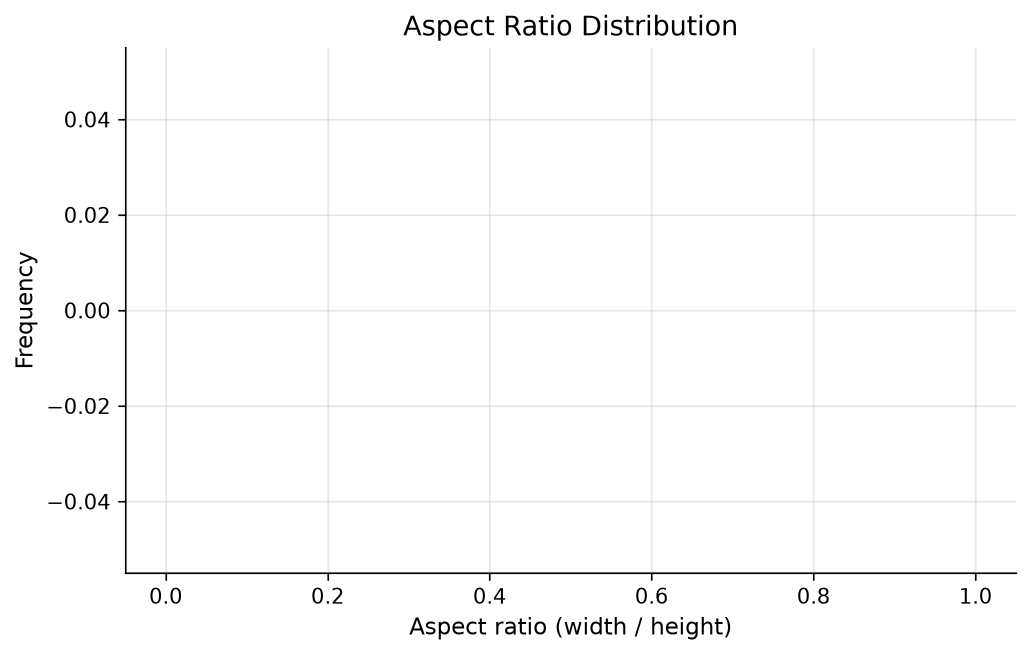
#> input picture reports/figures/dataset_A/aspect_ratio_distribution.png, 2062 x 1310 px (shown at 1/2 size); the run also reads 1 picture not shown here
$ python run_statistics.py   (older library calls are emulated)
#> lines starting #> are read from the running program, lines starting #| are printed output that depends on the picture
### src/alpr_dataset/io_utils.py
"""Shared filesystem and image I/O utilities.

Centralizing these helpers avoids duplicated file-walking / image-loading
logic across the inspection, EDA, quality, harmonization and preprocessing
modules (SOLID: single responsibility + DRY).
"""

from __future__ import annotations

import hashlib
from dataclasses import dataclass
from pathlib import Path

import cv2
import numpy as np

IMAGE_EXTENSIONS = {".jpg", ".jpeg", ".png", ".bmp", ".tif", ".tiff", ".webp"}
ANNOTATION_EXTENSIONS = {".txt", ".xml", ".json", ".csv"}


def list_files(root: Path, extensions: set[str] | None = None) -> list[Path]:
    """Recursively list files under root, optionally filtered by extension.

    Args:
        root: Directory to search.
        extensions: Set of lowercase extensions (with leading dot), e.g. {".jpg"}.
                    If None, all files are returned.

    Returns:
        Sorted list of matching file paths.
    """
    root = Path(root)
    if not root.exists():
        return []
    files = [p for p in root.rglob("*") if p.is_file()]
    if extensions:
        files = [p for p in files if p.suffix.lower() in extensions]
    return sorted(files)


def list_images(root: Path) -> list[Path]:
    return list_files(root, IMAGE_EXTENSIONS)


def list_annotations(root: Path) -> list[Path]:
    return list_files(root, ANNOTATION_EXTENSIONS)


def safe_read_image(path: Path) -> np.ndarray | None:
    """Read an image with OpenCV, returning None (not raising) on failure.

    Uses np.fromfile + cv2.imdecode to correctly support unicode / Arabic
    paths on all platforms, which cv2.imread can mishandle on Windows.
    """
    try:
        data = np.fromfile(str(path), dtype=np.uint8)
        if data.size == 0:
            return None
        img = cv2.imdecode(data, cv2.IMREAD_UNCHANGED)
#> img is the input picture: shape (1310, 2062, 4); mean B, G, R, A 251.4, 251.4, 251.4, 255
        return img
    except Exception:
        return None


# [17 lines left out: functions is_image_corrupted, md5_of_file, not called in this run]


def ensure_dir(path: Path) -> Path:
    path = Path(path)
    path.mkdir(parents=True, exist_ok=True)
    return path


@dataclass
class ImageMeta:
    """Lightweight container for per-image metadata used across modules."""

    path: Path
    width: int
    height: int
    channels: int
    file_size_bytes: int
    dataset_name: str

    @property
    def aspect_ratio(self) -> float:
        return self.width / self.height if self.height else 0.0

    @property
    def resolution(self) -> int:
        return self.width * self.height


# [18 lines left out: function build_image_meta, not called in this run]

### src/alpr_dataset/inspection/image_stats.py
"""Per-image statistical measurements.

Computes resolution, aspect ratio, color space, file size, brightness,
contrast, blur / sharpness, and entropy for a single image. Shared by the
inspection report (Part 1), EDA figures (Part 2) and quality checks (Part 3).
"""

from __future__ import annotations

from dataclasses import dataclass
from pathlib import Path

import cv2
import numpy as np

from alpr_dataset.io_utils import safe_read_image


@dataclass
class ImageStats:
    path: Path
    width: int
    height: int
    channels: int
    color_space: str  # "grayscale", "RGB", "RGBA", "unknown"
    file_size_bytes: int
    brightness_mean: float
    contrast_std: float
    blur_score: float  # variance of Laplacian; lower = blurrier
    sharpness_score: float  # mean Sobel gradient magnitude; higher = sharper
    entropy: float
    is_corrupted: bool = False


def _shannon_entropy(gray: np.ndarray) -> float:
    hist = cv2.calcHist([gray], [0], None, [256], [0, 256]).flatten()
    hist = hist / (hist.sum() + 1e-12)
    hist = hist[hist > 0]
    return float(-np.sum(hist * np.log2(hist)))


def compute_image_stats(path: Path) -> ImageStats:
    """Compute the full statistics bundle for a single image path.

    Never raises — returns is_corrupted=True with zeroed fields on failure,
    so batch pipelines can continue past broken files.
    """
    img = safe_read_image(path)
    if img is None:
        return ImageStats(
            path=path,
            width=0,
            height=0,
            channels=0,
            color_space="unknown",
            file_size_bytes=path.stat().st_size if path.exists() else 0,
            brightness_mean=0.0,
            contrast_std=0.0,
            blur_score=0.0,
            sharpness_score=0.0,
            entropy=0.0,
            is_corrupted=True,
        )

    if img.ndim == 2:
        h, w = img.shape
        c = 1
        color_space = "grayscale"
        gray = img
    else:
        h, w, c = img.shape
        color_space = {1: "grayscale", 3: "RGB", 4: "RGBA"}.get(c, "unknown")
        gray = cv2.cvtColor(img, cv2.COLOR_BGR2GRAY) if c >= 3 else img[:, :, 0]

    laplacian_var = float(cv2.Laplacian(gray, cv2.CV_64F).var())
#> laplacian_var = 535.2
    sobel_x = cv2.Sobel(gray, cv2.CV_64F, 1, 0, ksize=3)
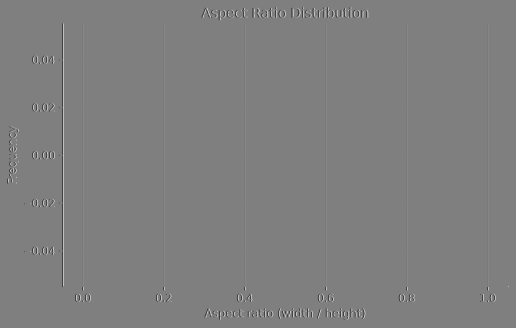
#> sobel_x: shape (1310, 2062) float64 (shown at 1/4 size); min -1020, max 1020, mean 0; drawn with min black and max white
    sobel_y = cv2.Sobel(gray, cv2.CV_64F, 0, 1, ksize=3)
    sharpness = float(np.sqrt(sobel_x**2 + sobel_y**2).mean())
#> sharpness = 15.51

    return ImageStats(
        path=path,
        width=w,
        height=h,
        channels=c,
        color_space=color_space,
        file_size_bytes=path.stat().st_size,
        brightness_mean=float(gray.mean()),
        contrast_std=float(gray.std()),
        blur_score=laplacian_var,
        sharpness_score=sharpness,
        entropy=_shannon_entropy(gray),
        is_corrupted=False,
    )
#> in _shannon_entropy, `hist = cv2.calcHist([gray], [0], None, [256], [0, 256]).flatten()`: hist = 256 values, max 2580712 at index 255, min 17 at index 137, mean 10551.6
#> in _shannon_entropy, `hist = hist / (hist.sum() + 1e-12)`: hist = 256 values, max 0.955 at index 255, min 6.29e-06 at index 137, mean 0.00391


def batch_compute_stats(paths: list[Path]) -> list[ImageStats]:
    """Compute ImageStats for a list of images. Use with tqdm at call sites."""
    return [compute_image_stats(p) for p in paths]
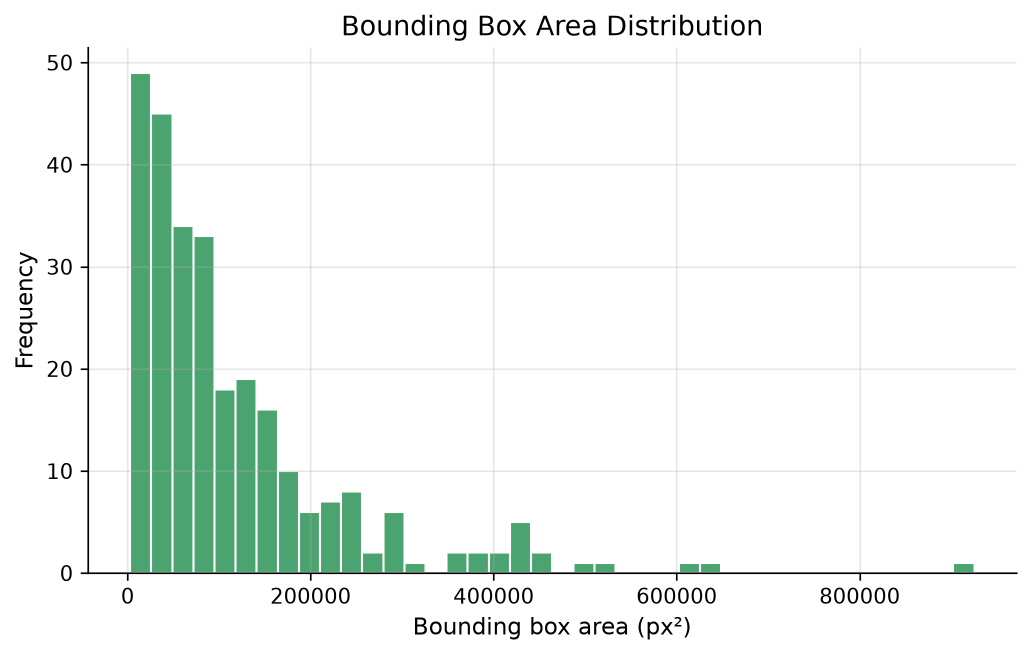
#> input picture reports/figures/dataset_A/bbox_area_distribution.png, 2063 x 1310 px (shown at 1/2 size)
#> in safe_read_image, img is the input picture: shape (1310, 2063, 4); mean B, G, R, A 240, 244, 237.3, 255
#> in compute_image_stats (call 2), `gray = cv2.cvtColor(img, cv2.COLOR_BGR2GRAY) if c >= 3 else img[:, :, 0]`:
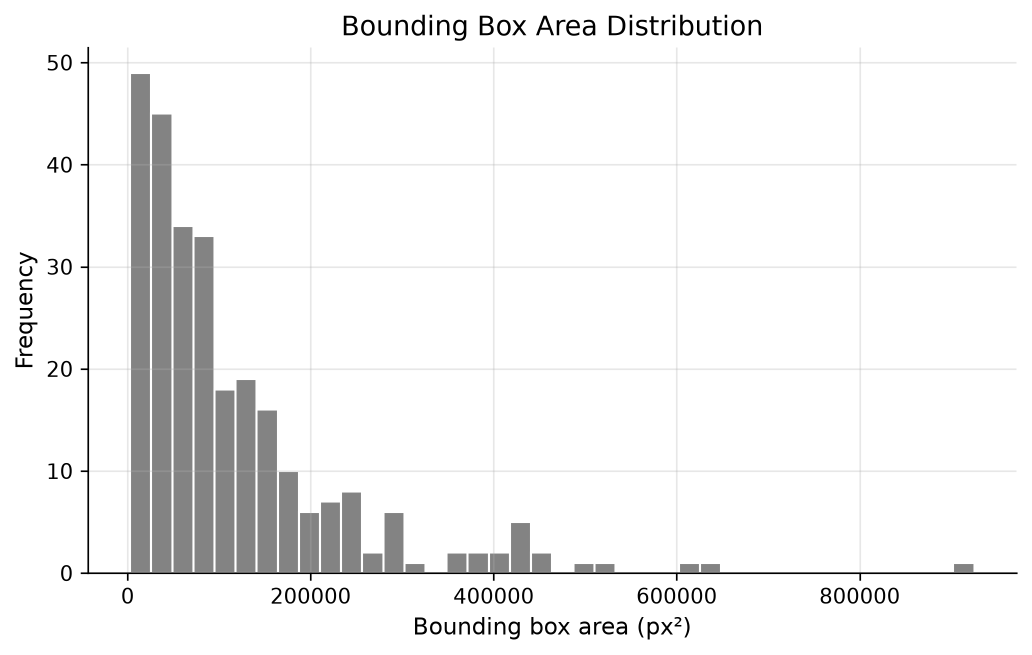
#> gray: shape (1310, 2063) (shown at 1/2 size); min 0, max 255, mean 241.6
#> in compute_image_stats (call 2), `laplacian_var = float(cv2.Laplacian(gray, cv2.CV_64F).var())`: laplacian_var = 697.5
#> (the rest of the program and of its run is left out)
